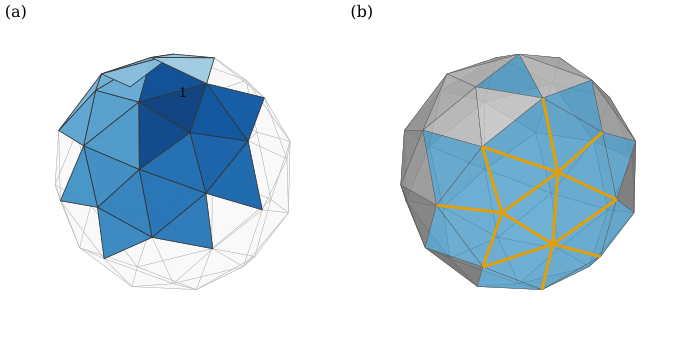

Generate this figure with Python:
"""Figure 39.5.3: rebuilding a mesh from edge lengths and bending angles (Theorem 39.5.8, Implementation 39.5).

icosphere(1) (42 vertices, 80 faces). Edge lengths and bending angles are read off the mesh and the mesh is rebuilt
by gluing triangles in depth-first order from face 0 (ddg39.reconstruct, same algorithm as the page).
(a) the first 24 faces placed, shaded from dark (early) to light (late), over the outline of the full result.
(b) the same data with one bending angle on a tree edge (the edge used to place face number 60) increased by 0.3:
the faces placed after that step rotate as a block (light blue); edges whose rebuilt length differs from the given length by more
than 1e-6 are drawn thick orange. Also writes an interactive version of (b).

Run: PYTHONPATH=tools python3 chapters/39-surface-curvature/figures/fig-39-5-3-reconstruction.py
"""
import sys
from pathlib import Path

import numpy as np

sys.path.insert(0, str(Path(__file__).resolve().parents[1] / "lib"))
import dgfig  # noqa: E402
dgfig.setup()
import matplotlib.pyplot as plt  # noqa: E402
from mpl_toolkits.mplot3d.art3d import Line3DCollection, Poly3DCollection  # noqa: E402

import dgmesh as dm  # noqa: E402
import ddg39  # noqa: E402

C = dgfig.COLORS
V, F = dm.icosphere(1)
ell, theta = ddg39.lengths_angles(V, F)
Y, seq, tree = ddg39.reconstruct(F, ell, theta)
assert ddg39.rigid_error(V, Y) < 1e-12 and len(seq) == len(F) and len(tree) == len(F) - 1
# align the rebuilt mesh with the original for drawing (proper rigid motion, Kabsch)
cx, cy = Y.mean(0), V.mean(0)
U_, S_, Vt_ = np.linalg.svd((Y - cx).T @ (V - cy))
Rm = Vt_.T @ np.diag([1, 1, np.sign(np.linalg.det(Vt_.T @ U_.T))]) @ U_.T
assert np.linalg.det(Rm) > 0
Ya = (Y - cx) @ Rm.T + cy
assert np.abs(Ya - V).max() < 1e-12

# perturb the tree edge that placed face number 40
NPLACE = 60
F_list = F.tolist()
f_new = seq[NPLACE]
cands = [e for e in tree if set(e) <= set(F_list[f_new])]
# the tree edge shared by f_new and an earlier face
placed_before = set(seq[:NPLACE])
edge_star = None
for e in cands:
    others = [g for g, f in enumerate(F_list) if g != f_new and set(e) <= set(f)]
    if others and others[0] in placed_before:
        edge_star = e
assert edge_star is not None
theta2 = dict(theta)
theta2[edge_star] += 0.3
Y2, seq2, _ = ddg39.reconstruct(F, ell, theta2)
# align using face 0 only (it is placed first and is unaffected)
def frame(P, f):
    e = P[f[1]] - P[f[0]]
    e /= np.linalg.norm(e)
    n = np.cross(P[f[1]] - P[f[0]], P[f[2]] - P[f[0]])
    n /= np.linalg.norm(n)
    return np.column_stack([e, np.cross(n, e), n])
Fr = frame(V, F[0]) @ frame(Y2, F[0]).T
Y2a = (Y2 - Y2[F[0][0]]) @ Fr.T + V[F[0][0]]
bad = [(i, j) for (i, j), l in ell.items() if abs(np.linalg.norm(Y2[j] - Y2[i]) - l) > 1e-6]
assert 0 < len(bad) < len(ell) and edge_star not in bad          # the changed edge itself keeps its length
moved = np.linalg.norm(Y2a - V, axis=1) > 1e-6
print(f"perturbed edge {edge_star}, wrong edges {len(bad)}, moved vertices {moved.sum()}")

fig = plt.figure(figsize=(7.2, 3.6))
ax = dgfig.axes3d(fig, 121, elev=20, azim=-50)
ax.add_collection3d(Poly3DCollection(V[F], facecolors=(0.85, 0.85, 0.85, 0.08), edgecolors="#BBBBBB", linewidths=0.3))
cm = plt.get_cmap("Blues")
NSHOW = 24
for r_, g in enumerate(seq[:NSHOW]):
    col = cm(0.95 - 0.6 * r_ / NSHOW)
    ax.add_collection3d(Poly3DCollection([Ya[F[g]]], facecolors=[col], edgecolors="#333333", linewidths=0.6,
                                         alpha=0.95))
ax.text(*(Ya[F[seq[0]]].mean(0) * 1.15), r"$1$", fontsize=11)
dgfig.equal_aspect(ax, V, zoom=1.3)
ax.set_title("(a)", loc="left", fontsize=12, y=0.96)

ax = dgfig.axes3d(fig, 122, elev=20, azim=-50)
col = dm.shade(Y2a, F, dm.hex_to_rgb(C["surface"]))
col[seq2[NPLACE:], :3] = np.array(dm.hex_to_rgb(C["region"]))[None] * 0.9
ax.add_collection3d(Poly3DCollection(Y2a[F], facecolors=col, edgecolors="#555555", linewidths=0.3, alpha=0.75))
segs = [[Y2a[i], Y2a[j]] for i, j in bad]
ax.add_collection3d(Line3DCollection(segs, colors=C["accent"], linewidths=2.2, zorder=10))
dgfig.equal_aspect(ax, np.vstack([V, Y2a]), zoom=1.3)
ax.set_title("(b)", loc="left", fontsize=12, y=0.96)
fig.subplots_adjust(left=0.0, right=1.0, bottom=0.0, top=0.95, wspace=0.0)
dgfig.save(fig, __file__)

tr = [dm.plotly_mesh(Y2a, F, color="#D0D0D0", opacity=0.8, name="rebuilt mesh"), dm.plotly_edges(Y2a, F)]
import plotly.graph_objects as go  # noqa: E402
xs, ys, zs = [], [], []
for i, j in bad:
    for p in (Y2a[i], Y2a[j]):
        xs.append(p[0]), ys.append(p[1]), zs.append(p[2])
    xs.append(None), ys.append(None), zs.append(None)
tr.append(go.Scatter3d(x=xs, y=ys, z=zs, mode="lines", line=dict(color=C["accent"], width=7), name="wrong lengths",
                       hoverinfo="skip"))
dm.plotly_save(tr, __file__, "icosphere(1) rebuilt with one bending angle changed by 0.3: orange edges have wrong length",
               "fig-39-5-3")
